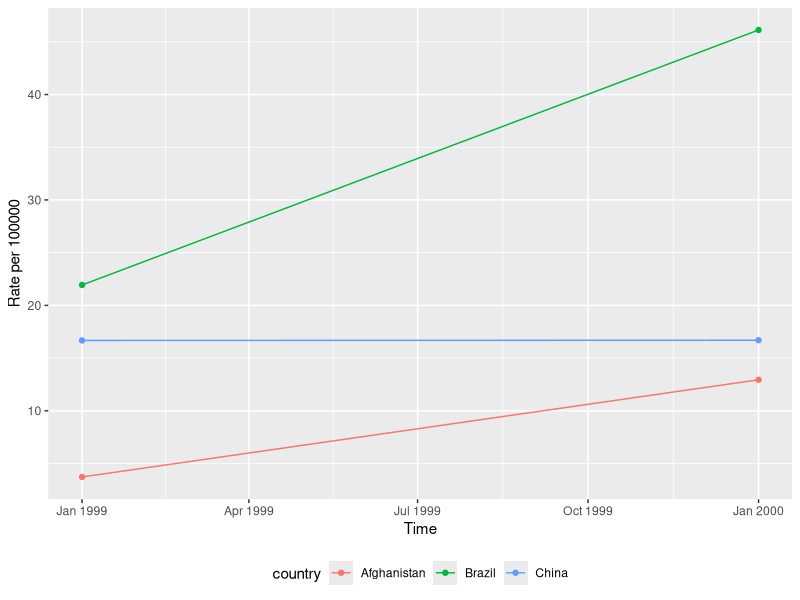

Recreate this plot in R.
## ---- chunk 1
#| label: setup 
library(tidyverse)
## ---- chunk 2
#| paged.print: false
as_tibble(mtcars, rownames = "Models")
## ---- chunk 3
#| paged.print: false
table3
## ---- chunk 4
#| paged.print: false
table2
## ---- chunk 5
#| paged.print: false
table4a
## ---- chunk 6
#| paged.print: false
table4a
## ---- chunk 7
#| paged.print: false
table1
## ---- chunk 8
#| paged.print: false
# cases per 100.000
(table1 <- table1 %>% 
  mutate(
    rate = round((cases/population) * 100000,
                 digits = 3)
    ))
## ---- chunk 9
#| paged.print: false
table1 %>% 
  count(year, wt = cases)
## ---- chunk 10
#| paged.print: false
table1 %>% 
  group_by(year) |> 
  summarise(sum(cases))
## ---- chunk 11
# Some changes from Wicham
# embrace the pipe!
table1 %>% 
ggplot(mapping = aes(
  x = parse_date(
    as.character(year),
    format = "%Y"
    ),
  y = rate,
  colour = country
  )
  ) + 
  geom_line(mapping = aes(group = country)) + 
  geom_point() + 
  xlab("Time") +
  ylab("Rate per 100000") +
  theme(legend.position = "bottom")
## ---- chunk 12
table4a
## ---- chunk 13
#| paged.print: false
tidy4a <- table4a %>% 
  pivot_longer(cols = -country,
               names_to = "year", 
               values_to = "cases")
tidy4a
## ---- chunk 14
#| paged.print: false
tidy4a <- table4a %>% 
  pivot_longer(cols = c(`1999`, `2000`),
               names_to = "year", 
               values_to = "cases")
tidy4a
